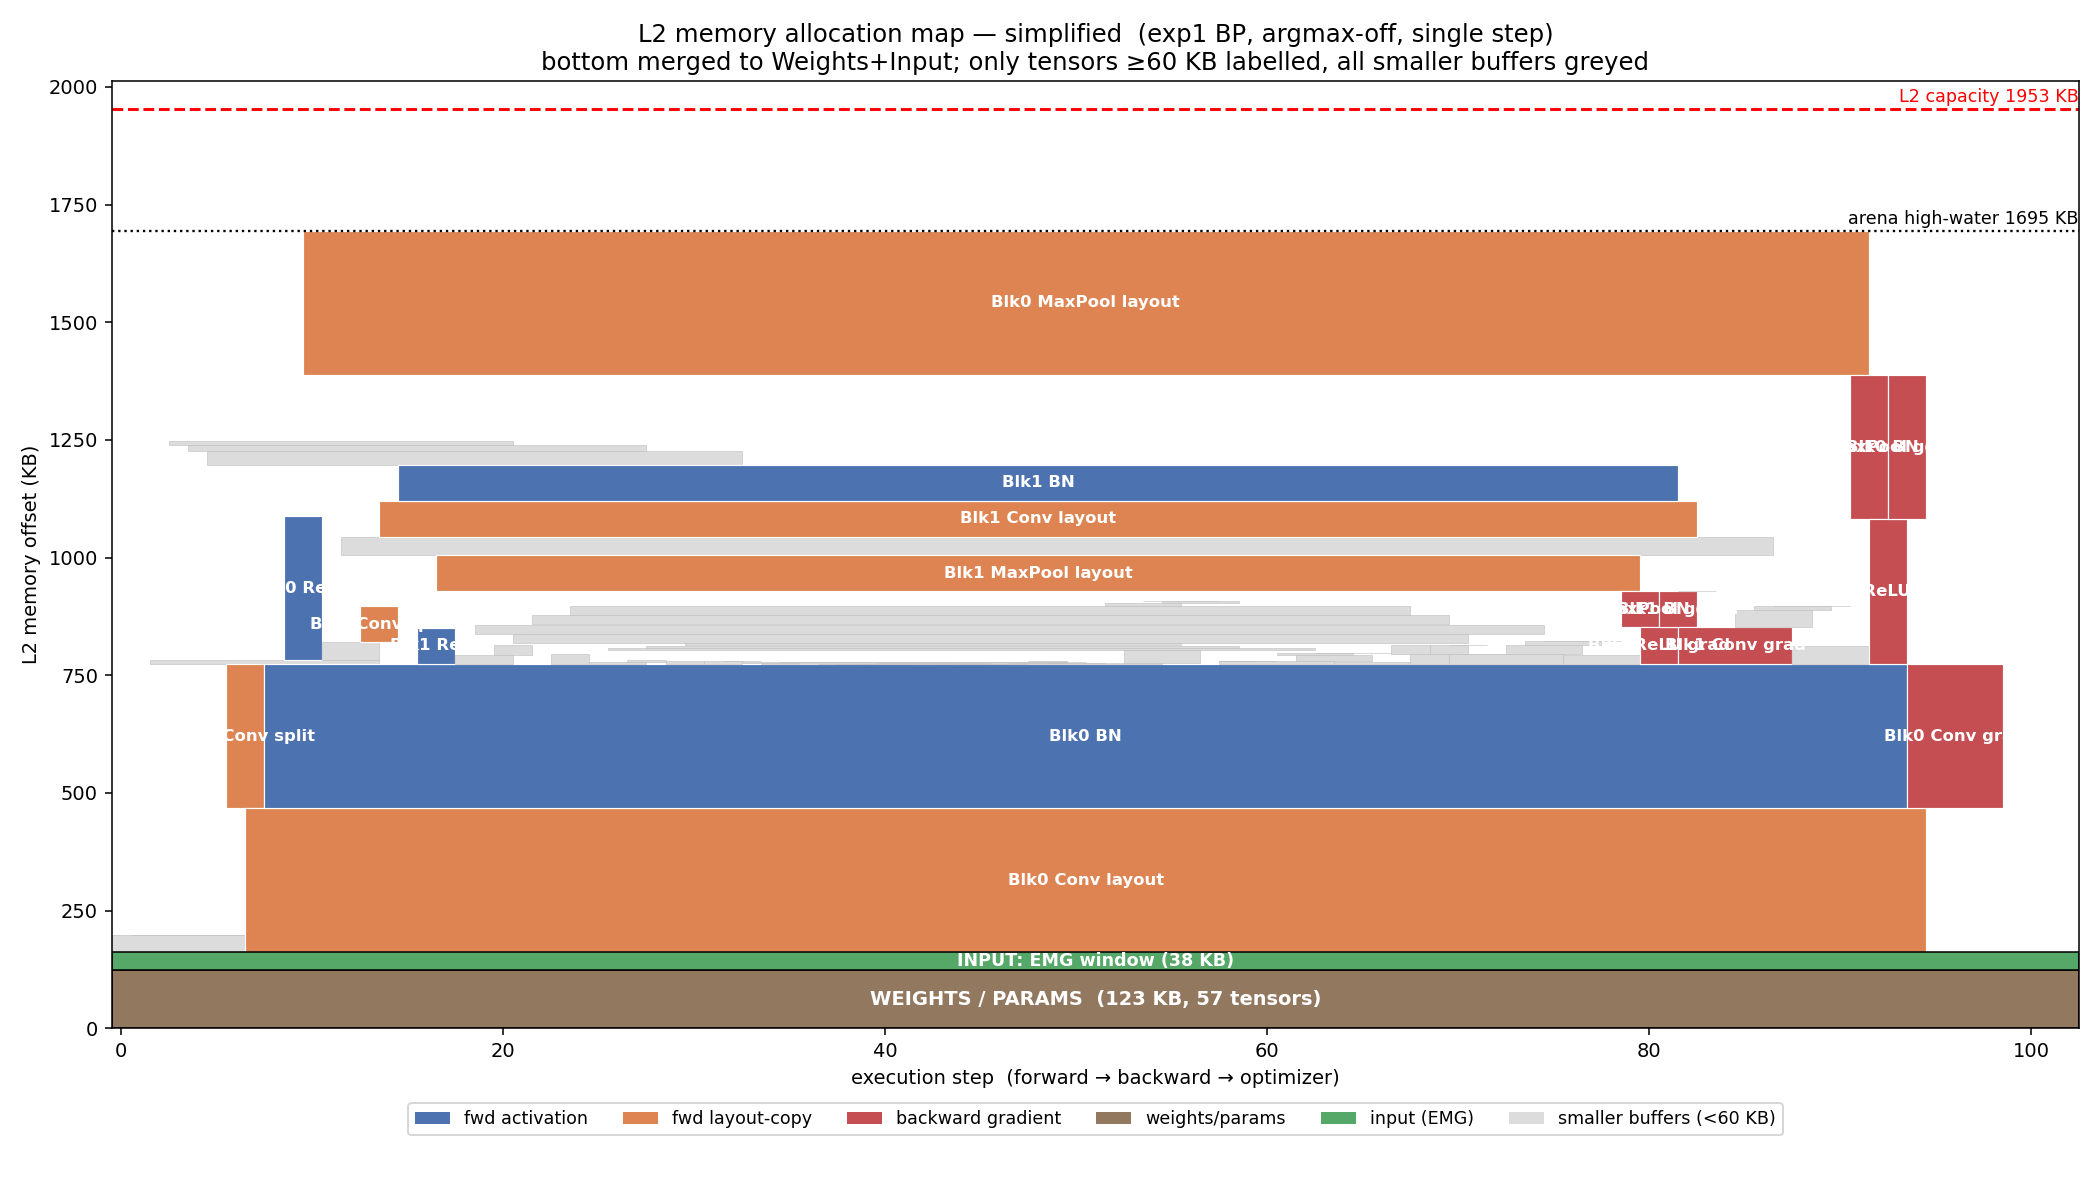

Here is the Python script that generated this plot:
import re, matplotlib
matplotlib.use("Agg"); import matplotlib.pyplot as plt
from matplotlib.patches import Rectangle, Patch
exec(open("/tmp/mem_common.py").read())
d=parse("memory_alloc_deeployStates.html"); cap,bL2=d["L2"]
KB=1024.0
def is_weight(n): return (bool(re.match(r'input_\d+$',n)) and n!="input_0") or any(k in n for k in ["running_","saved_","_def_","_token_","Constant"])
def is_input(n): return n=="input_0"
def is_outptr(n): return bool(re.match(r'output_\d+$',n))
def role(n):
    ln=n.lower()
    if "grad" in ln: return "grad"
    if "transpos" in ln or "_split" in ln: return "layout"
    return "act"
def short(n):
    m=re.search(r'blocks_(\d+)_blocks_\d+_\d+_([A-Za-z]+)',n)
    if not m: return None
    blk=m.group(1); op={"Relu":"ReLU","BatchNormalization":"BN"}.get(m.group(2),m.group(2))
    ln=n.lower(); k=""
    if "grad" in ln: k=" grad"
    elif "transpos" in ln: k=" layout"
    elif "_split" in ln: k=" split"
    return f"Blk{blk} {op}{k}"
col={"act":"#4C72B0","layout":"#DD8452","grad":"#C44E52"}
LABEL_MIN=60000            # only label tensors >= 60 KB
fig,ax=plt.subplots(figsize=(15,8.5))
skip=lambda n: is_weight(n) or is_input(n) or is_outptr(n)
for n,y0,y1,sz,x0,x1 in bL2:
    if skip(n): continue
    if sz<LABEL_MIN:        # everything below the label threshold -> grey, no label
        ax.add_patch(Rectangle((x0,y0/KB),x1-x0,(y1-y0)/KB,facecolor="#dcdcdc",edgecolor="#bfbfbf",lw=0.3)); continue
    r=role(n); ax.add_patch(Rectangle((x0,y0/KB),x1-x0,(y1-y0)/KB,facecolor=col[r],edgecolor="white",lw=0.6))
    ax.text((x0+x1)/2,(y0+y1)/2/KB,short(n),ha="center",va="center",fontsize=8.5,color="white",fontweight="bold")
X0=min(b[4] for b in bL2); X1=max(b[5] for b in bL2)
wsum=sum(b[3] for b in bL2 if is_weight(b[0])); isum=sum(b[3] for b in bL2 if is_input(b[0]))
ax.add_patch(Rectangle((X0,0),X1-X0,wsum/KB,facecolor="#937860",edgecolor="k",lw=0.8))
ax.text((X0+X1)/2,wsum/2/KB,f"WEIGHTS / PARAMS  ({wsum/KB:.0f} KB, 57 tensors)",ha="center",va="center",fontsize=10,color="white",fontweight="bold")
ax.add_patch(Rectangle((X0,wsum/KB),X1-X0,isum/KB,facecolor="#55A868",edgecolor="k",lw=0.8))
ax.text((X0+X1)/2,(wsum+isum/2)/KB,f"INPUT: EMG window ({isum/KB:.0f} KB)",ha="center",va="center",fontsize=9,color="white",fontweight="bold")
hw=max(b[2] for b in bL2)
ax.axhline(cap/KB,color="red",ls="--",lw=1.5); ax.text(X1,cap/KB+15,f"L2 capacity {cap/KB:.0f} KB",ha="right",color="red",fontsize=9)
ax.axhline(hw/KB,color="k",ls=":",lw=1.2); ax.text(X1,hw/KB+15,f"arena high-water {hw/KB:.0f} KB",ha="right",color="k",fontsize=9)
ax.set_xlim(X0,X1); ax.set_ylim(0,cap/KB*1.03)
ax.set_xlabel("execution step  (forward → backward → optimizer)"); ax.set_ylabel("L2 memory offset (KB)")
ax.set_title("L2 memory allocation map — simplified  (exp1 BP, argmax-off, single step)\nbottom merged to Weights+Input; only tensors ≥60 KB labelled, all smaller buffers greyed",fontsize=12.5)
ax.legend(handles=[Patch(facecolor=col["act"],label="fwd activation"),Patch(facecolor=col["layout"],label="fwd layout-copy"),
                   Patch(facecolor=col["grad"],label="backward gradient"),Patch(facecolor="#937860",label="weights/params"),
                   Patch(facecolor="#55A868",label="input (EMG)"),Patch(facecolor="#dcdcdc",label="smaller buffers (<60 KB)")],
          loc="upper center",ncol=6,fontsize=9,frameon=True,bbox_to_anchor=(0.5,-0.07))
plt.tight_layout(rect=[0,0.03,1,1]); plt.savefig("mem_fig7_L2_map_simplified.png",dpi=140); plt.close()
print("fig7 re-rendered; labelled tensors >=60KB:",sum(1 for b in bL2 if not skip(b[0]) and b[3]>=LABEL_MIN))
